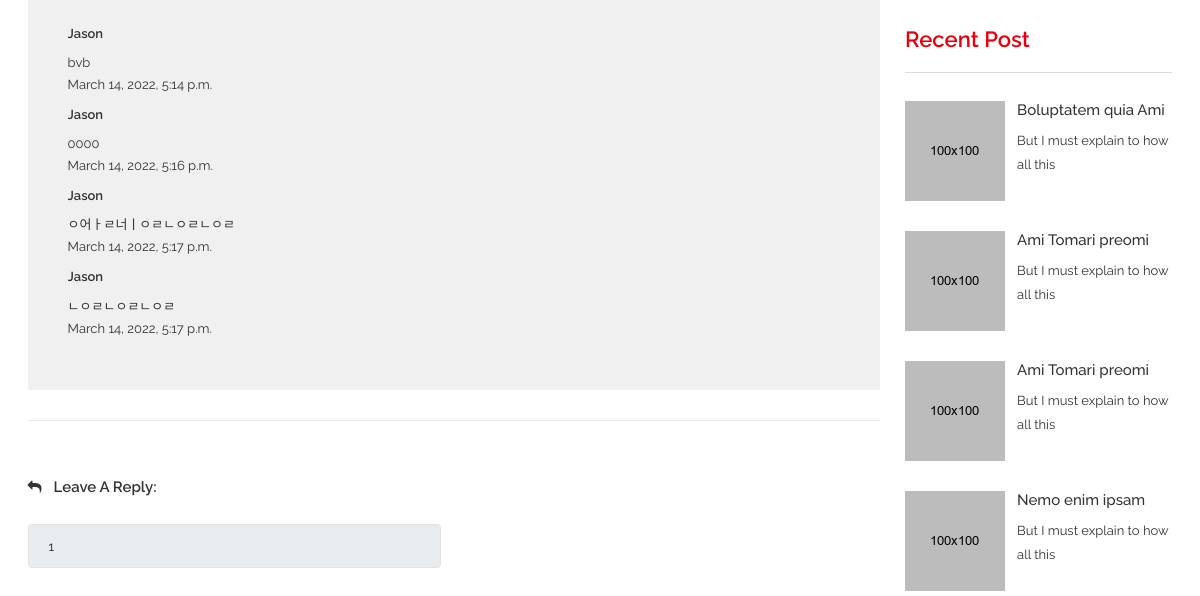
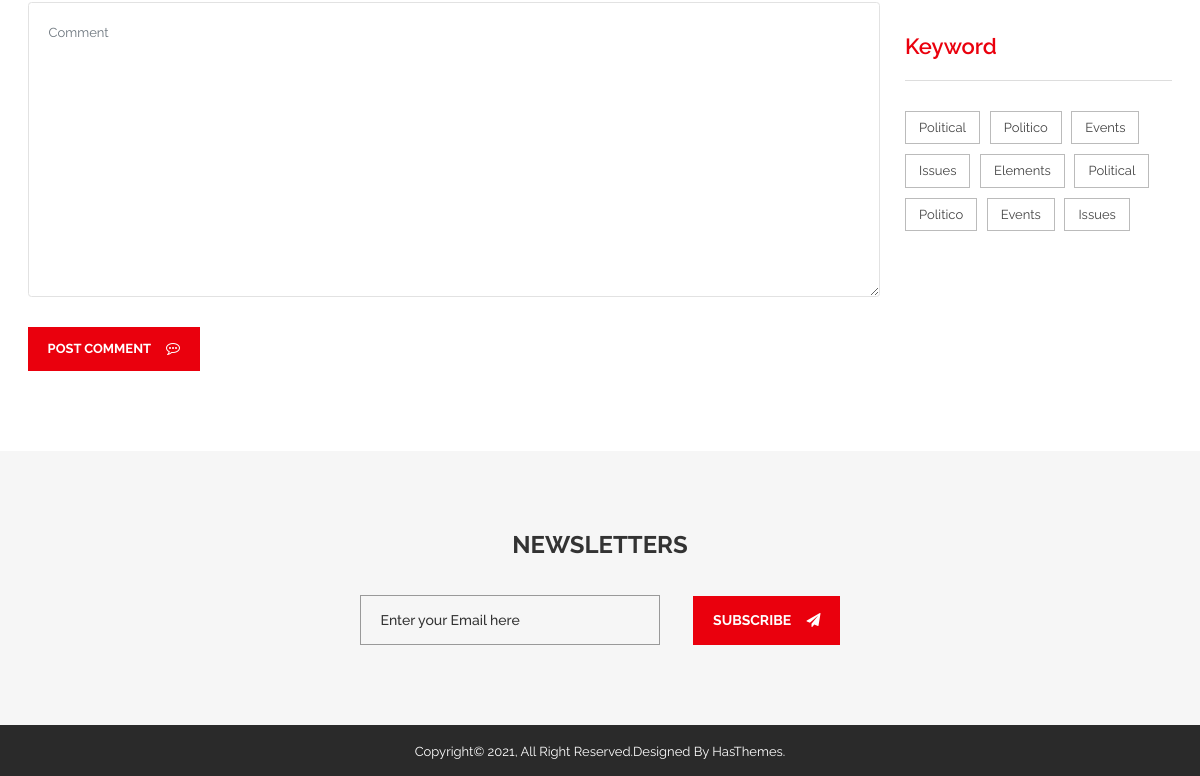
Before: /candidate2/detail01/ (signed in, lower part) with the older database file (2 pictures, top to bottom).
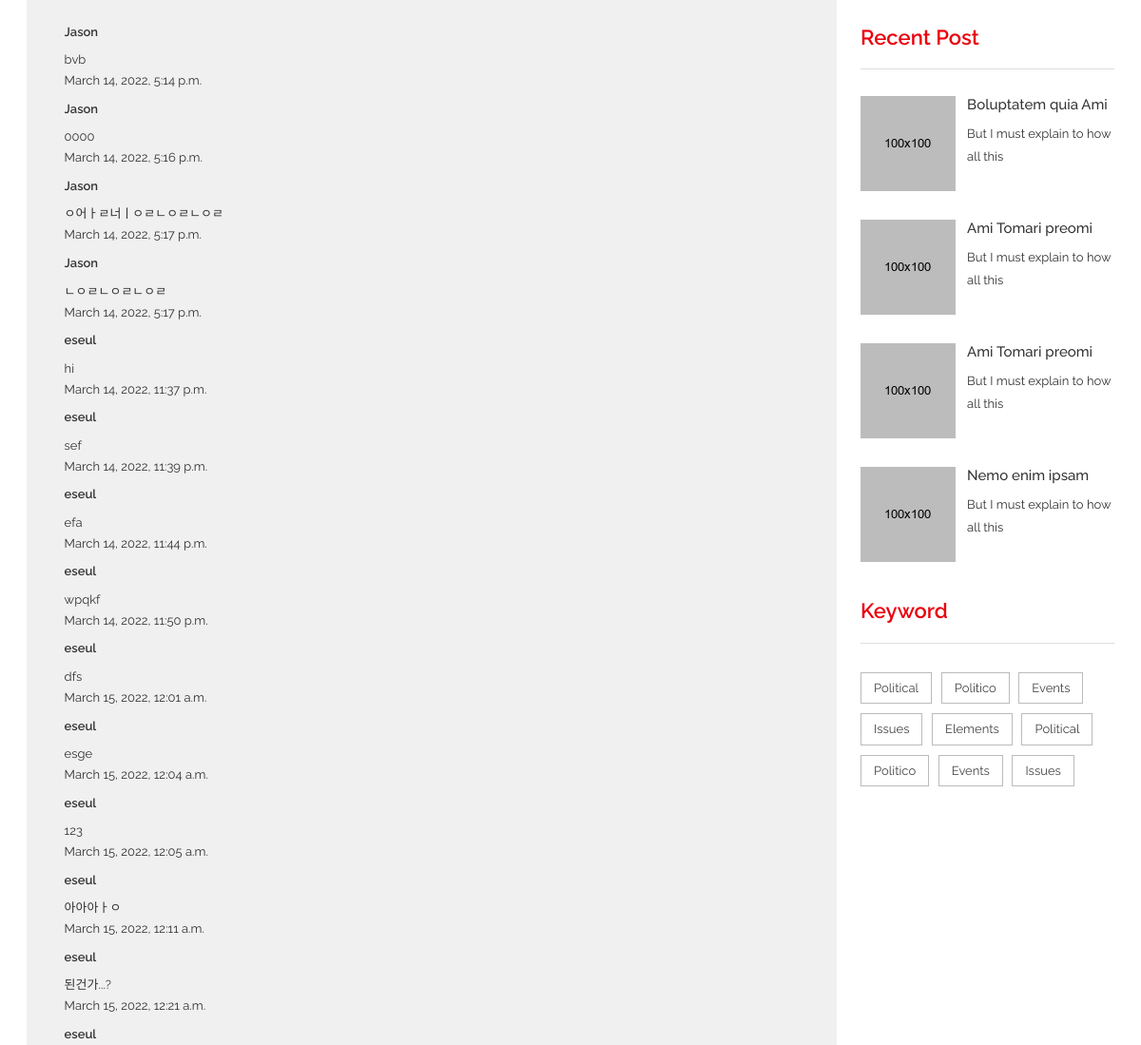
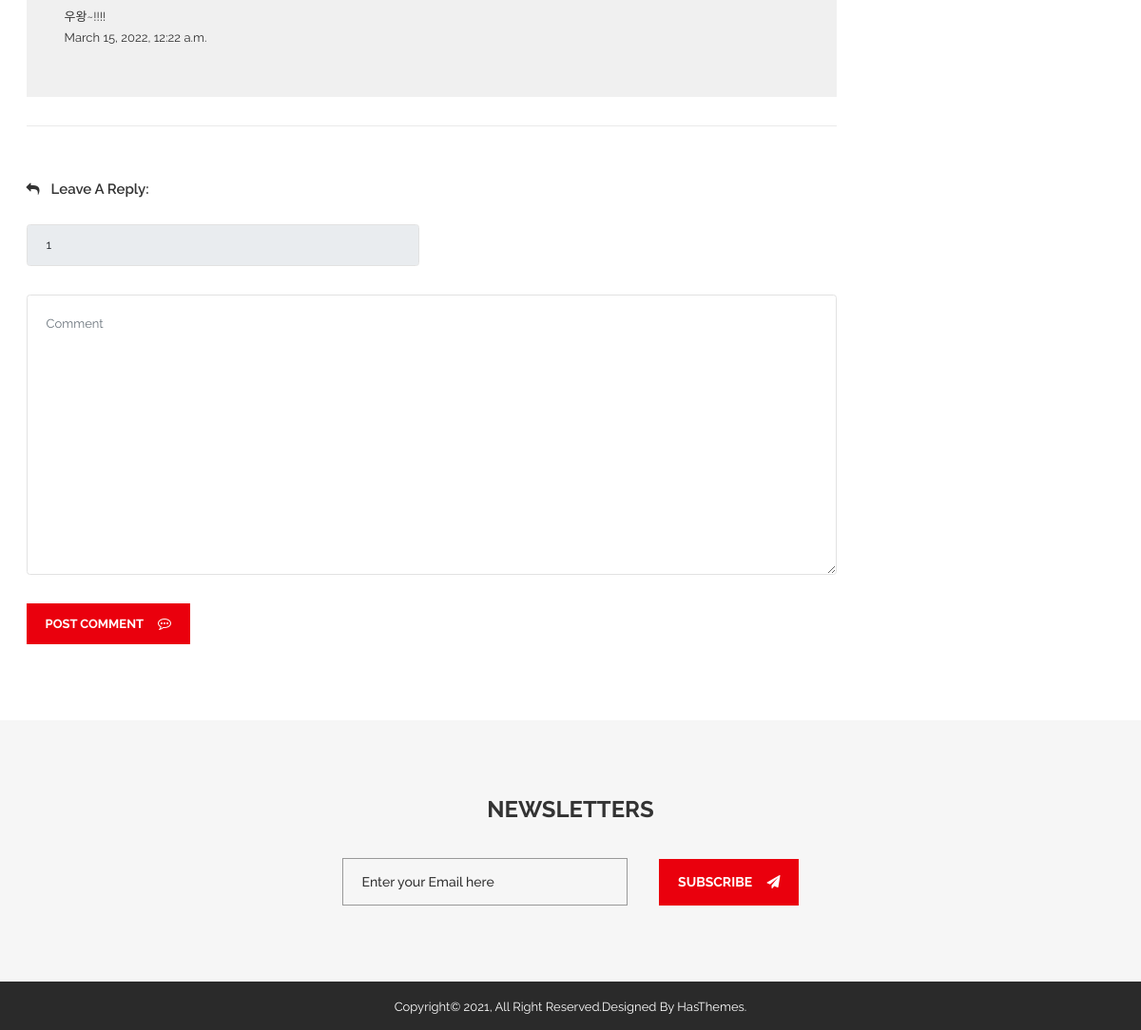
After: the same page with the newer database file (2 pictures, top to bottom).
### bbsApp/models.py (models this page shows)
class Post(models.Model):
    id            = models.BigAutoField(help_text = "Post ID", primary_key=True)
    candidate_num = models.IntegerField()
    detail_num    = models.IntegerField()
    writer_id     = models.TextField(max_length=100)
    content       = models.TextField(blank=False, null=False)
    create_date   = models.DateTimeField(auto_now=True)
    modify_date   = models.DateTimeField(auto_now=True)

### candidate2App/views.py (the view)
# urls.py: path('detail01/', views.detail01),
def detail01(request):
    print('>>> candidate2')
    candidate_num = 2
    detail_num = 1
    Posts = Post.objects.all()
    if request.session.get('member_name'):
        print('>>> our member')
        context = {
            'session_member_name': request.session.get('member_name'),
            'session_member_id'  : request.session.get('member_id'),
            'candidate_num': candidate_num,
            'detail_num': detail_num,
            'Posts' : Posts
        }
        return render(request, 'candidate2/blogDetail01.html',context)
    else:
        context = {
            'candidate_num'      : candidate_num,
            'detail_num'         : detail_num
        }
        return render(request, 'candidate2/blogDetail01.html' ,context)

### candidate2App/templates/candidate2/blogDetail01.html (shortened to what this page needs)
{% load static %}
<!doctype html>
<html class="no-js" lang="en">
    <head>
        <link rel="stylesheet" href="{% static 'css/bootstrap.min.css' %}">
        <link rel="stylesheet" href="{% static 'css/font-awesome.min.css' %}">
        <link rel="stylesheet" href="{% static 'css/meanmenu.min.css' %}">
        <link rel="stylesheet" href="{% static 'css/owl.carousel.min.css' %}">
		<link rel="stylesheet" href="{% static 'lib/css/nivo-slider.css' %}" type="text/css" />
		<link rel="stylesheet" href="{% static 'lib/css/preview.css' %}" type="text/css" media="screen" />
        <link rel="stylesheet" href="{% static 'css/chosen.min.css' %}">
        <link rel="stylesheet" href="{% static 'css/animate.css' %}">
        <link rel="stylesheet" href="{% static 'css/magnific-popup.css' %}">
        <link rel="stylesheet" href="{% static 'css/normalize.css' %}">
        <link rel="stylesheet" href="{% static 'css/main.css' %}">
        <link rel="stylesheet" href="{% static 'style.css' %}">
        <link rel="stylesheet" href="{% static 'css/responsive.css' %}">
    </head>
    <body>
        <div class="wrapper">
            <section class="blog-two-details-area ptb-80">
                <div class="container">
                    <div class="row">
                        <div class="col-lg-9">
                            <div class="blog-container-inner">
                                <div  class="blog-comment">
                                    <div class="blog-reply-all2">
                                        <div id="blog-top" class="blog-top">
                                            {% for bbs in Posts %}
                                            <div  class="blog-img-details">
                                                <div class="blog-title">
                                                    <h3>{{bbs.writer_id}}</h3>
                                                </div>
                                                <p>{{bbs.content}}</p>
                                                <span>{{bbs.create_date}}</span>
                                            </div>
                                            {% endfor %}
                                        </div>
                                    </div>
                                </div>
                                <div class="blog-input">
                                    <p><i class="fa fa-reply" aria-hidden="true"></i>Leave A Reply:</p>
                                    <form method="post" action="../../bbs/postForm" name="form">
                                        <div class="blog-from">
                                            <div class="row">
                                                <div class="col-lg-6">
                                                    {% if session_member_id %}
                                                    <input class="form-control bmrg" required="" id="writer_id" name= "writer_id" type="text" value="{{ session_member_id }}" readonly>
                                                    {% else %}
                                                    <input class="form-control bmrg" required="" type="text" placeholder="name*" disabled/>
                                                    {% endif %}
                                                </div>
                                                <div class="col-lg-12">
                                                    <textarea class="form-control" required="" name="content" id="content" placeholder="Comment"></textarea>
                                                    {% if session_member_id %}
                                                    <button class="submit" id="postBtn" type="button" value = "post">
                                                        Post Comment
                                                        <i class="fa fa-commenting-o" aria-hidden="true"></i>
                                                    </button>
                                                    {% else %}
                                                    <button class="submit" type="submit" value= "loginback" onclick="if(confirm('로그인 후 이용가능합니다. 로그인 페이지로 이동합니다.')){javascript: form.action='/user/index/';}">
                                                        Post Comment
                                                        <i class="fa fa-commenting-o" aria-hidden="true"></i>
                                                    </button>
                                                    {% endif %}
                                                </div>
                                            </div>
                                        </div>
                                    </form>
                                </div>
                            </div>
                        </div>
                        <div class="col-lg-3">
                            <div class="issues-categoris issues-top3 blog-two2">
                                <h3>Recent Post</h3>
                                <div class="event-sidebar-2">
                                    <div class="categori-list1">
                                        <div class="categori-list-one">
                                            <div class="categori-list-img">
                                                <a href="#"><img src="{% static 'img/event/5n.jpg' %}" alt=""></a>
                                            </div>
                                            <div class="post-details">
                                                <h3><a href="#">Boluptatem quia Ami </a></h3>
                                                <p>But I must explain to how all this</p>
                                            </div>
                                        </div>
                                        <div class="categori-list-one">
                                            <div class="categori-list-img">
                                                <a href="#"><img src="{% static 'img/event/6n.jpg' %}" alt=""></a>
                                            </div>
                                            <div class="post-details">
                                                <h3><a href="#">Ami Tomari preomi </a></h3>
                                                <p>But I must explain to how all this</p>
                                            </div>
                                        </div>
                                        <div class="categori-list-one">
                                            <div class="categori-list-img">
                                                <a href="#"><img src="{% static 'img/event/7n.jpg' %}" alt=""></a>
                                            </div>
                                            <div class="post-details">
                                                <h3><a href="#">Ami Tomari preomi </a></h3>
                                                <p>But I must explain to how all this </p>
                                            </div>
                                        </div>
                                        <div class="categori-list-one mrg-nn">
                                            <div class="categori-list-img">
                                                <a href="#"><img src="{% static 'img/event/8n.jpg' %}" alt=""></a>
                                            </div>
                                            <div class="post-details">
                                                <h3><a href="#">Nemo enim ipsam</a></h3>
                                                <p>But I must explain to how all this </p>
                                            </div>
                                        </div>
                                    </div>
                                </div>
                            </div>
                            <div class="issues-categoris issues-top4">
                                <h3>Keyword</h3>
                                <div class="categori-list">
                                    <ul>
                                        <li><a href="#">Political</a></li>
                                        <li><a href="#">Politico</a></li>
                                        <li><a href="#">Events</a></li>
                                        <li><a href="#">Issues</a></li>
                                        <li><a href="#">Elements</a></li>
                                        <li><a href="#">Political</a></li>
                                        <li><a href="#">Politico</a></li>
                                        <li><a href="#">Events</a></li>
                                        <li><a href="#">Issues</a></li>
                                    </ul>
                                </div>
                            </div>
                        </div>
                    </div>
                </div>
            </section>
            <section class="subscribe-area ptb-80 subscribe-nn-pb">
                <div class="container">
                    <div class="row">
                        <div class="col-12 text-center">
                            <div class="subscribe blog-subscribe">
                                <div class="subscribe-text">
                                    <h3>NEWSLETTERS</h3>
                                </div>
                                <div class="subscribe-input">
                                    <form id="mc-form" class="mc-form">
                                        <input id="mc-email" autocomplete="off" placeholder="Enter your Email here" name="EMAIL" type="email">
                                        <button class="submit" type="submit">
                                            subscribe
                                            <i class="fa fa-paper-plane" aria-hidden="true"></i>
                                        </button>
                                    </form>
                                </div>
                            </div>
                        </div>
                    </div>
                </div>
            </section>
            <footer id="footer" class="social-area">
                <div class="footer-bottom">
                    <div class="container">
                        <div class="row">
                            <div class="footer-bottom-all">
                                <div class="col-lg-12 col-12 col-md-12">
                                    <div class="copyright-text text-center">
                                        <p>Copyright© 2021, All Right Reserved.Designed by <a href="https://hasthemes.com/"> HasThemes.</a></p>
                                    </div>
                                </div>
                            </div>
                        </div>
                    </div>
                </div>
            </footer>
        </div>
    </body>
</html>

### bbsApp/static/css/main.css (style rules this page uses)
html { color: #222; font-size: 1em; line-height: 1.4; }
audio, canvas, iframe, img, svg, video { vertical-align: middle; }
textarea { resize: vertical; }

### bbsApp/static/css/responsive.css (style rules this page uses)
@media (min-width: 1200px) and (max-width: 1365px) { .subscribe { padding-top: 90px; } }
@media (min-width: 1200px) and (max-width: 1365px) { .mc-form input { width: 300px; } }

Changed rows visible on the page:
added Post: writer_id "eseul", content "hi", create_date "March 14, 2022, 11:37 p.m."
added Post: writer_id "eseul", content "sef", create_date "March 14, 2022, 11:39 p.m."
added Post: writer_id "eseul", content "efa", create_date "March 14, 2022, 11:44 p.m."
added Post: writer_id "eseul", content "wpqkf", create_date "March 14, 2022, 11:50 p.m."
added Post: writer_id "eseul", content "dfs", create_date "March 15, 2022, 12:01 a.m."
added Post: writer_id "eseul", content "esge", create_date "March 15, 2022, 12:04 a.m."
added Post: writer_id "eseul", content "123", create_date "March 15, 2022, 12:05 a.m."
added Post: writer_id "eseul", content "아아아ㅏㅇ", create_date "March 15, 2022, 12:11 a.m."
added Post: writer_id "eseul", content "된건가...?", create_date "March 15, 2022, 12:21 a.m."
added Post: writer_id "eseul", content "우왕~!!!!", create_date "March 15, 2022, 12:22 a.m."
